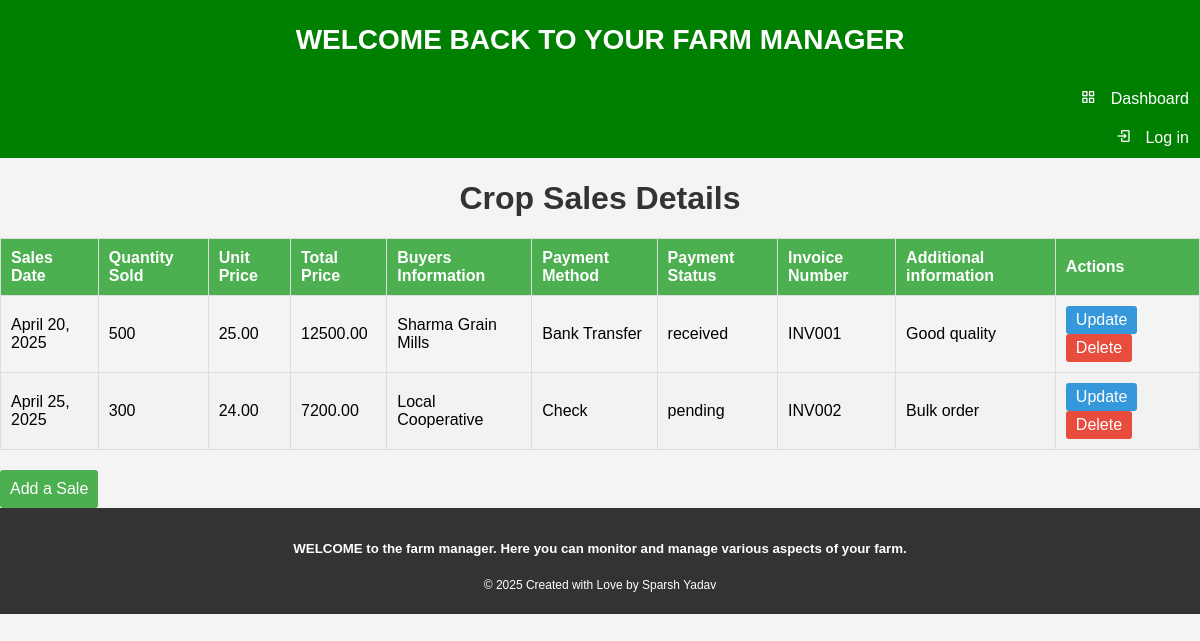
The page /show_cropsales/2001/ on the database its author committed.
### homepage/models.py (models this page shows, shortened)
class Crop_sales(models.Model):
    crops=models.ForeignKey(Crops,on_delete=models.CASCADE)
    Sale_date=models.DateField(help_text='m/d/y')
    Quantity_sold=models.CharField(max_length=20)
    Unit_price=models.DecimalField(max_digits=10,decimal_places=2,default=0)
    Total_price=models.DecimalField(max_digits=10,decimal_places=2,default=0,editable=False)
    Buyer_information=models.TextField()
    Payment_method=models.CharField(max_length=20)
    Payment_status=models.CharField(max_length=20, choices=[('pending', 'Pending'), ('received', 'Received')])
    Invoice_number=models.CharField(max_length=20)
    Additional_notes=models.TextField(blank=True)

### homepage/views.py (the view)
# urls.py: path('show_cropsales/<int:Cid>/', Show_crop_sales, name="show-cropsales"),
def Show_crop_sales(request,Cid):
    crops=get_object_or_404(Crops,Cid=Cid)
    sales=Crop_sales.objects.filter(crops=crops)
    return render(request,"homepage/showcropsales.html",{'crops':crops,'sales':sales})

### homepage/templates/homepage/showcropsales.html (shortened to what this page needs)
{%extends 'homepage/base.html' %} {% block content %}
<head>
</head>
<body>
  <h1>Crop Sales Details</h1>
  <table>
    <thead>
      <tr>
        <th>Sales Date</th>
        <th>Quantity Sold</th>
        <th>Unit Price</th>
        <th>Total Price</th>
        <th>Buyers Information</th>
        <th>Payment Method</th>
        <th>Payment Status</th>
        <th>Invoice Number</th>
        <th>Additional information</th>
        <th>Actions</th>
      </tr>
    </thead>
    <tbody>
      {% for sale in sales %}
      <tr>
        <td>{{ sale.Sale_date }}</td>
        <td>{{ sale.Quantity_sold }}</td>
        <td>{{ sale.Unit_price}}</td>
        <td>{{ sale.Total_price }}</td>
        <td>{{ sale.Buyer_information }}</td>
        <td>{{ sale.Payment_method }}</td>
        <td>{{ sale.Payment_status }}</td>
        <td>{{ sale.Invoice_number }}</td>
        <td>{{ sale.Additional_notes }}</td>
        <td>
          <a href="{%url 'homepage:update-cropsales' Cid=crops.Cid Sale_date=sale.Sale_date|date:'Y-m-d' %}"class="update-link">Update</a>
          <a href="{%url 'homepage:delete-cropsales' Cid=crops.Cid Sale_date=sale.Sale_date|date:'Y-m-d' %}"class="delete-link">Delete</a >
        </td>
      </tr>
      {% endfor %}
    </tbody>
  </table>
  <a
    href="{% url 'homepage:add-cropsales' Cid=crops.Cid %}"
    class="add-button">Add a Sale</a>
</body>
{%endblock%}

### homepage/templates/homepage/showcropsales.html (style rules this page uses)
body { font-family: Arial, sans-serif; background-color: #f4f4f4; margin: 0; padding: 0; }
h1 { color: #333; text-align: center; }
table { width: 100%; border-collapse: collapse; margin-top: 20px; }
th, td { border: 1px solid #ddd; padding: 10px; text-align: left; }
th { background-color: #4caf50; color: white; }
tr:nth-child(even) { background-color: #f2f2f2; }
.update-link, .delete-link { display: inline-block; padding: 5px 10px; text-decoration: none; color: #fff; border-radius: 3px; margin-right: 5px; }
.update-link { background-color: #3498db; }
.delete-link { background-color: #e74c3c; }
.add-button { display: inline-block; padding: 10px; background-color: #4caf50; color: white; text-decoration: none; border-radius: 3px; margin-top: 20px; }

### rows shown on the page
Crop_sales: Sale_date "April 20, 2025", Quantity_sold "500", Unit_price "25.00", Total_price "12500.00", Buyer_information "Sharma Grain Mills", Payment_method "Bank Transfer", Payment_status "received", Invoice_number "INV001", Additional_notes "Good quality"
Crop_sales: Sale_date "April 25, 2025", Quantity_sold "300", Unit_price "24.00", Total_price "7200.00", Buyer_information "Local Cooperative", Payment_method "Check", Payment_status "pending", Invoice_number "INV002", Additional_notes "Bulk order"
